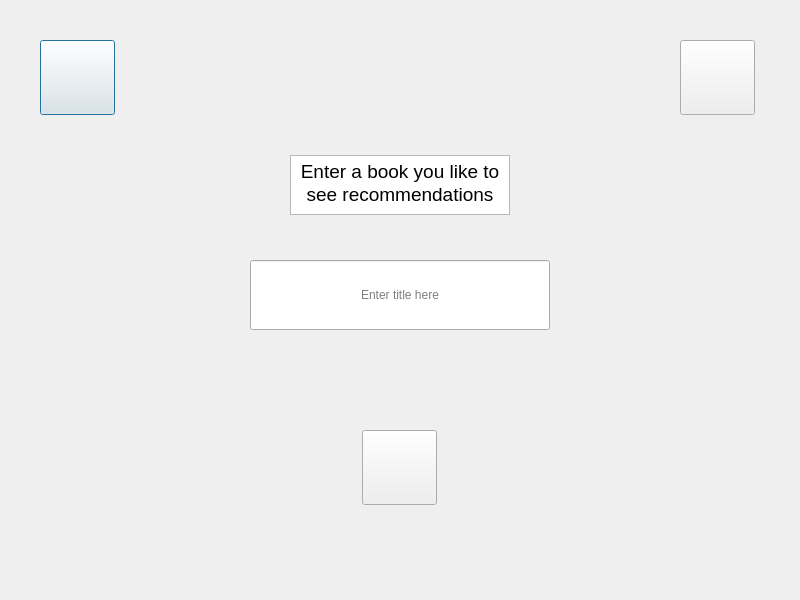
<?xml version="1.0" encoding="UTF-8"?>
<ui version="4.0">
 <class>Dialog</class>
 <widget class="QDialog" name="Dialog">
  <property name="geometry">
   <rect>
    <x>0</x>
    <y>0</y>
    <width>800</width>
    <height>600</height>
   </rect>
  </property>
  <property name="windowTitle">
   <string>Dialog</string>
  </property>
  <widget class="QPushButton" name="SearchHelpBtn">
   <property name="geometry">
    <rect>
     <x>40</x>
     <y>40</y>
     <width>75</width>
     <height>75</height>
    </rect>
   </property>
   <property name="text">
    <string/>
   </property>
   <property name="icon">
    <iconset>
     <normaloff>images/QuestionMark.png</normaloff>images/QuestionMark.png</iconset>
   </property>
   <property name="iconSize">
    <size>
     <width>48</width>
     <height>48</height>
    </size>
   </property>
  </widget>
  <widget class="QPushButton" name="SearchHomeBtn">
   <property name="geometry">
    <rect>
     <x>680</x>
     <y>40</y>
     <width>75</width>
     <height>75</height>
    </rect>
   </property>
   <property name="text">
    <string/>
   </property>
   <property name="icon">
    <iconset>
     <normaloff>images/home.png</normaloff>images/home.png</iconset>
   </property>
   <property name="iconSize">
    <size>
     <width>48</width>
     <height>48</height>
    </size>
   </property>
  </widget>
  <widget class="QTextBrowser" name="SearchTitleMsg">
   <property name="geometry">
    <rect>
     <x>290</x>
     <y>155</y>
     <width>220</width>
     <height>60</height>
    </rect>
   </property>
   <property name="html">
    <string>&lt;!DOCTYPE HTML PUBLIC &quot;-//W3C//DTD HTML 4.0//EN&quot; &quot;http://www.w3.org/TR/REC-html40/strict.dtd&quot;&gt;
&lt;html&gt;&lt;head&gt;&lt;meta name=&quot;qrichtext&quot; content=&quot;1&quot; /&gt;&lt;style type=&quot;text/css&quot;&gt;
p, li { white-space: pre-wrap; }
&lt;/style&gt;&lt;/head&gt;&lt;body style=&quot; font-family:'MS Shell Dlg 2'; font-size:8.25pt; font-weight:400; font-style:normal;&quot;&gt;
&lt;p align=&quot;center&quot; style=&quot; margin-top:0px; margin-bottom:0px; margin-left:0px; margin-right:0px; -qt-block-indent:0; text-indent:0px;&quot;&gt;&lt;span style=&quot; font-size:14pt;&quot;&gt;Enter a book you like to&lt;/span&gt;&lt;/p&gt;
&lt;p align=&quot;center&quot; style=&quot; margin-top:0px; margin-bottom:0px; margin-left:0px; margin-right:0px; -qt-block-indent:0; text-indent:0px;&quot;&gt;&lt;span style=&quot; font-size:14pt;&quot;&gt;see recommendations&lt;/span&gt;&lt;/p&gt;&lt;/body&gt;&lt;/html&gt;</string>
   </property>
  </widget>
  <widget class="QLineEdit" name="SearchBox">
   <property name="geometry">
    <rect>
     <x>250</x>
     <y>260</y>
     <width>300</width>
     <height>70</height>
    </rect>
   </property>
   <property name="alignment">
    <set>Qt::AlignCenter</set>
   </property>
   <property name="placeholderText">
    <string>Enter title here</string>
   </property>
   <property name="clearButtonEnabled">
    <bool>true</bool>
   </property>
  </widget>
  <widget class="QPushButton" name="SearchSearchBtn">
   <property name="geometry">
    <rect>
     <x>362</x>
     <y>430</y>
     <width>75</width>
     <height>75</height>
    </rect>
   </property>
   <property name="text">
    <string/>
   </property>
   <property name="icon">
    <iconset>
     <normaloff>images/search.png</normaloff>images/search.png</iconset>
   </property>
   <property name="iconSize">
    <size>
     <width>48</width>
     <height>48</height>
    </size>
   </property>
  </widget>
 </widget>
 <resources/>
 <connections/>
</ui>
